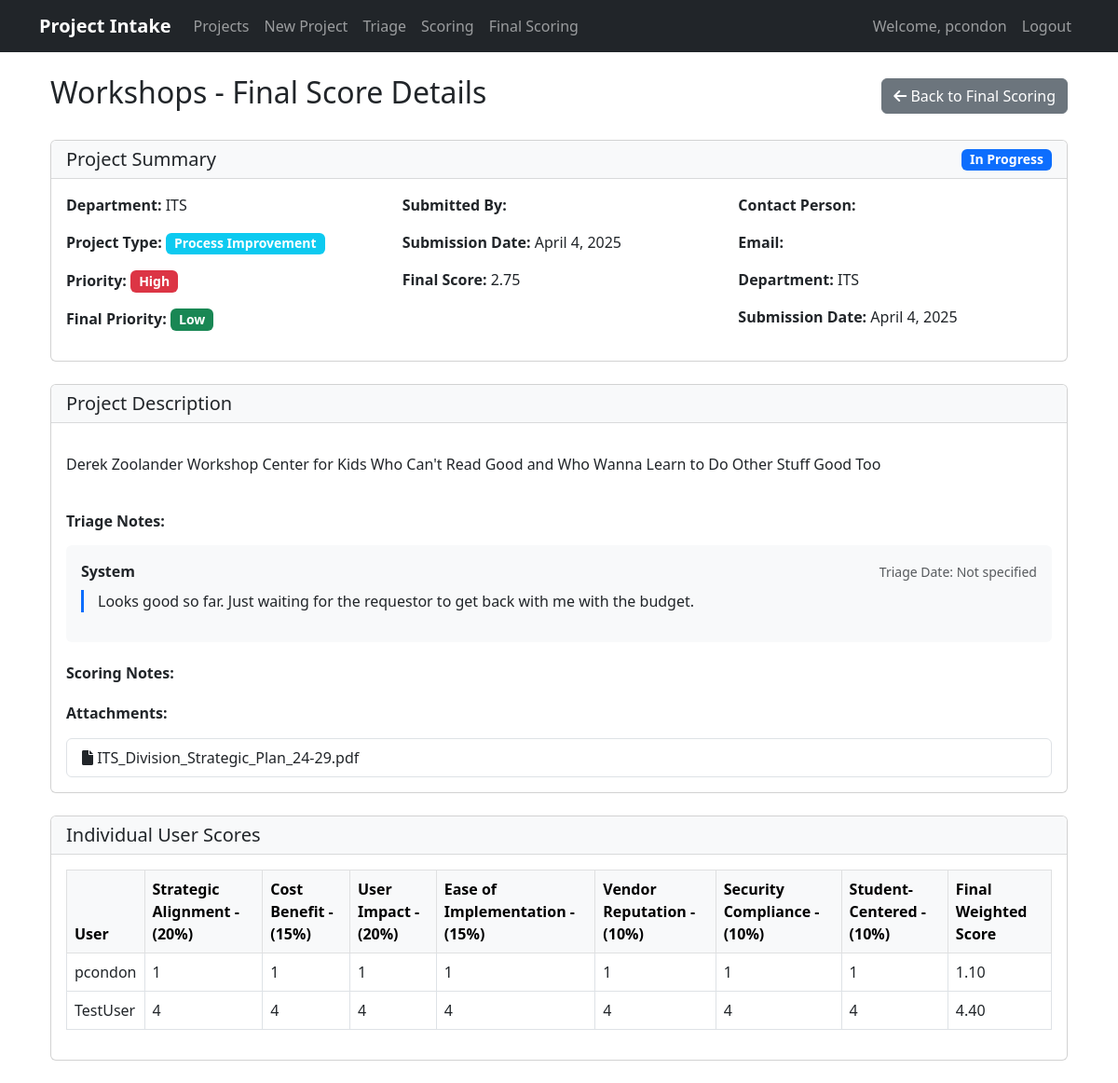
/7/final-score-details/ (signed in), run on an earlier commit of the app's database.
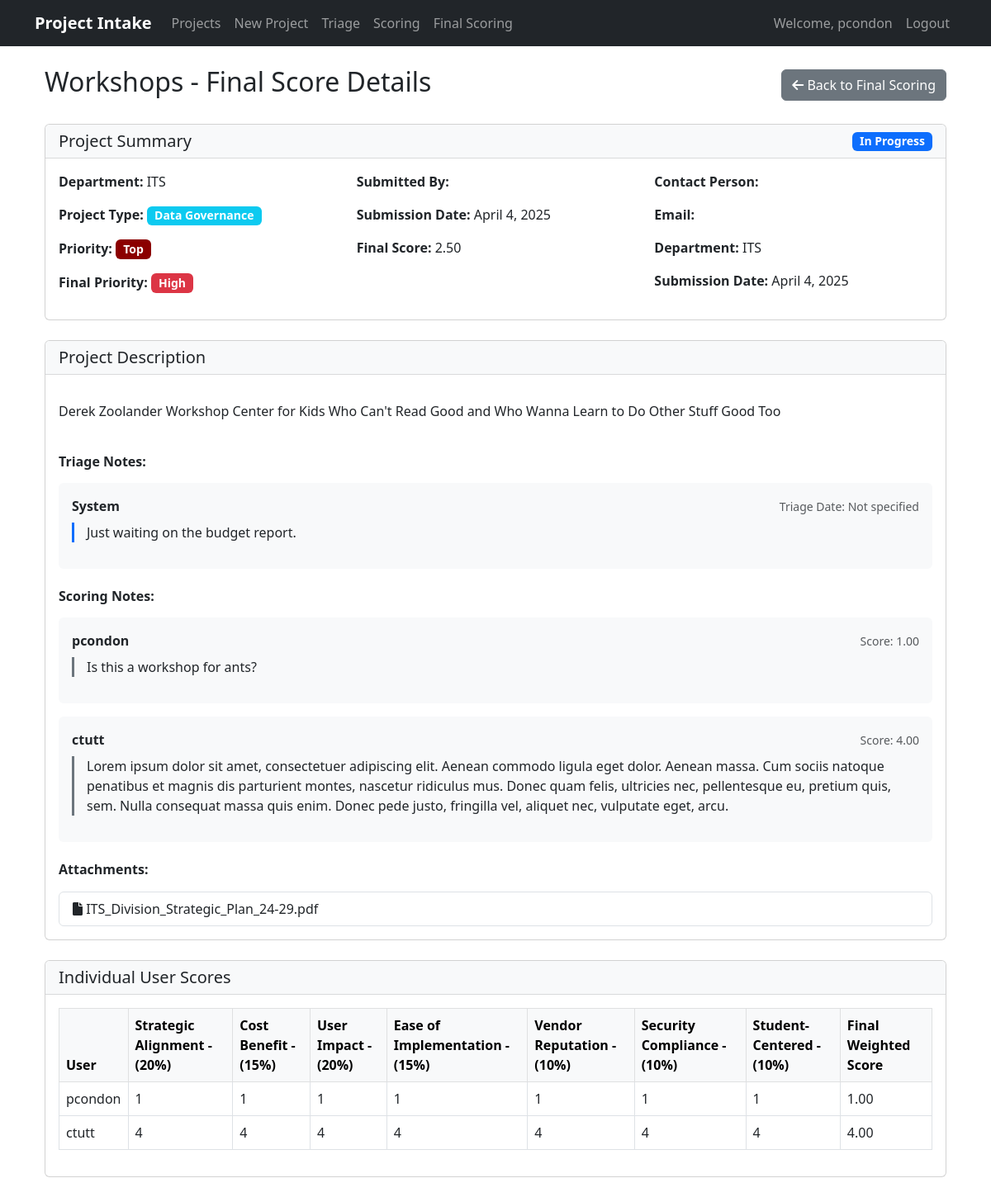
And on a later commit of the database.
### projects/models.py (models this page shows, shortened)
class Project(models.Model):
    STATUS_CHOICES = [
        ('pending', 'Pending Review'),
        ('approved', 'Approved'),
        ('rejected', 'Rejected'),
        ('in_progress', 'In Progress'),
        ('completed', 'Completed'),
    ]
    PRIORITY_CHOICES = [
        ('Low', 'Low'),
        ('Normal', 'Normal'),
        ('High', 'High'),
        ('Top', 'Top'),
    ]
    FINAL_PRIORITY_CHOICES = [
        (1, 'Low'),
        (2, 'Medium'),
        (3, 'High'),
    ]
    PROJECT_TYPE_CHOICES = [
        ('not_yet_decided', 'Not Yet Decided'),
        ('process_improvement', 'Process Improvement'),
        ('it_governance', 'IT Governance'),
        ('erp_governance', 'ERP Governance'),
        ('data_governance', 'Data Governance'),
    ]
    title = models.CharField(max_length=200)
    description = models.TextField()
    project_type = models.CharField(max_length=20, choices=PROJECT_TYPE_CHOICES, default='not_yet_decided', help_text="Type of project submission")
    submitted_by = models.ForeignKey(User, on_delete=models.CASCADE, null=True, blank=True)
    submission_date = models.DateTimeField(default=timezone.now)
    status = models.CharField(max_length=20, choices=STATUS_CHOICES, default='pending', null=True, blank=True)
    budget = models.DecimalField(max_digits=10, decimal_places=2, null=True, blank=True)
    start_date = models.DateField(null=True, blank=True)
    end_date = models.DateField(null=True, blank=True)
    department = models.CharField(max_length=100, null=True, blank=True)
    contact_person = models.CharField(max_length=100, null=True, blank=True)
    contact_email = models.EmailField(null=True, blank=True)
    contact_phone = models.CharField(max_length=20, null=True, blank=True)
    triage_notes = models.TextField(blank=True, null=True)
    priority = models.CharField(max_length=10, choices=PRIORITY_CHOICES, default='Normal')
    scoring_notes = models.TextField(blank=True, null=True, help_text="Notes related to project scoring or evaluation")
    final_priority = models.IntegerField(null=True, blank=True, help_text="Project ranking (lower number = higher priority)")
    final_score = models.FloatField(null=True, blank=True, help_text="Final score")
    strategic_alignment = models.IntegerField(null=True, blank=True, help_text="Strategic alignment score (1-5)")
    cost_benefit = models.IntegerField(null=True, blank=True, help_text="Cost benefit score (1-5)")
    user_impact = models.IntegerField(null=True, blank=True, help_text="User impact and adoption score (1-5)")
    ease_of_implementation = models.IntegerField(null=True, blank=True, help_text="Ease of implementation score (1-5)")
    vendor_reputation_support = models.IntegerField(null=True, blank=True, help_text="Vendor reputation and support score (1-5)")
    security_compliance = models.IntegerField(null=True, blank=True, help_text="Security and compliance score (1-5)")
    student_centered = models.IntegerField(null=True, blank=True, help_text="Student-centered score (1-5)")
    class Meta:
        ordering = ['-submission_date']
        db_table = 'project_requests'

class ProjectFile(models.Model):
    project = models.ForeignKey(Project, on_delete=models.CASCADE, related_name='files')
    file = models.FileField(upload_to='project_files/')
    uploaded_at = models.DateTimeField(auto_now_add=True)
    class Meta:
        ordering = ['-uploaded_at']

class ProjectScore(models.Model):
    project = models.ForeignKey(Project, on_delete=models.CASCADE, related_name='scores')
    scored_by = models.ForeignKey('auth.User', on_delete=models.CASCADE)
    strategic_alignment = models.IntegerField(null=True, blank=True, help_text="Strategic alignment score (1-5)")
    cost_benefit = models.IntegerField(null=True, blank=True, help_text="Cost benefit score (1-5)")
    user_impact = models.IntegerField(null=True, blank=True, help_text="User impact and adoption score (1-5)")
    ease_of_implementation = models.IntegerField(null=True, blank=True, help_text="Ease of implementation score (1-5)")
    vendor_reputation_support = models.IntegerField(null=True, blank=True, help_text="Vendor reputation and support score (1-5)")
    security_compliance = models.IntegerField(null=True, blank=True, help_text="Security and compliance score (1-5)")
    student_centered = models.IntegerField(null=True, blank=True, help_text="Student-centered score (1-5)")
    scoring_notes = models.TextField(blank=True, null=True)
    final_score = models.FloatField(null=True, blank=True, help_text="Calculated final score for this user")
    created_at = models.DateTimeField(auto_now_add=True)
    updated_at = models.DateTimeField(auto_now=True)
    class Meta:
        unique_together = ['project', 'scored_by']
        ordering = ['-created_at']

### projects/views.py (the view)
# urls.py: path('<int:pk>/final-score-details/', views.project_final_scoring_details, name='project_final_scoring_details'),
@login_required
@user_passes_test(lambda u: u.is_staff)
def project_final_scoring_details(request, pk):
    project = get_object_or_404(Project, pk=pk)
    scores = project.scores.all().order_by('-created_at')
    return render(request, 'projects/project_final_scoring_details.html', {
        'project': project,
        'scores': scores
    })

### projects/templates/projects/project_final_scoring_details.html (shortened to what the changed rows need)
{% extends "base.html" %}
{% load static %}
{% load project_tags %}
{% block content %}
<div class="container mt-4">
    <div class="d-flex justify-content-between align-items-center mb-4">
        <h2>{{ project.title }} - Final Score Details</h2>
        <div>
            <a href="{% url 'projects:project_final_scoring_list' %}" class="btn btn-secondary">
            </a>
        </div>
    </div>
    <div class="row">
        <div class="col-md-12">
            <div class="card mb-4">
                <div class="card-header d-flex justify-content-between align-items-center">
                    <h5 class="mb-0">Project Summary</h5>
                    <span class="badge {% if project.status == 'approved' %}bg-success
                                     {% elif project.status == 'rejected' %}bg-danger
                                     {% elif project.status == 'in_progress' %}bg-primary
                                     {% elif project.status == 'completed' %}bg-secondary
                                     {% else %}bg-warning{% endif %}">
                        {{ project.get_status_display }}
                    </span>
                </div>
                <div class="card-body">
                    <div class="row">
                        <div class="col-md-4">
                            <p><strong>Department:</strong> {{ project.department|default:"Not specified" }}</p>
                            <p><strong>Project Type:</strong>
                                <span class="badge bg-info">
                                    {{ project.get_project_type_display }}
                                </span>
                            </p>
                            <p><strong>Priority:</strong>
                                <span class="badge {% if project.priority == 'Top' %}bg-dark-red
                                                 {% elif project.priority == 'High' %}bg-danger
                                                 {% elif project.priority == 'Normal' %}bg-warning
                                                 {% else %}bg-success{% endif %}">
                                    {{ project.priority }}
                                </span>
                            </p>
                            <p><strong>Final Priority:</strong>
                                <span class="badge {% if project.final_priority == 3 %}bg-danger
                                                 {% elif project.final_priority == 2 %}bg-warning
                                                 {% else %}bg-success{% endif %}">
                                    {% if project.final_priority == 3 %}High
                                    {% elif project.final_priority == 2 %}Medium
                                    {% elif project.final_priority == 1 %}Low
                                    {% else %}Not Set{% endif %}
                                </span>
                            </p>
                        </div>
                        <div class="col-md-4">
                            <p><strong>Submitted By:</strong> {{ project.submitted_by.username }}</p>
                            <p><strong>Submission Date:</strong> {{ project.submission_date|date:"F j, Y" }}</p>
                            <p><strong>Final Score:</strong> {{ project.final_score|floatformat:2|default:"Not scored" }}</p>
                        </div>
                        <div class="col-md-4">
                            <p><strong>Contact Person:</strong>
                            </p>
                            <p><strong>Email:</strong> <a href="mailto:{{ project.submitted_by.email }}">{{ project.submitted_by.email }}</a></p>
                            <p><strong>Department:</strong> {{ project.department|default:"Not specified" }}</p>
                            <p><strong>Submission Date:</strong> {{ project.submission_date|date:"F j, Y" }}</p>
                        </div>
                    </div>
                </div>
            </div>
        </div>
    </div>
    <div class="card mb-4">
        <div class="card-body">
            <div class="row">
                <div class="col-md-12">
                    <p>{{ project.description|linebreaks }}</p>
                </div>
            </div>
            {% if project.triage_notes %}
            <div class="mt-4">
                <h6 class="mb-3"><strong>Triage Notes:</strong></h6>
                <div class="p-3 rounded bg-light">
                    <div class="d-flex justify-content-between align-items-center mb-2">
                        <strong>{{ project.triaged_by.username|default:"System" }}</strong>
                        <small class="text-muted">Triage Date: {{ project.triage_date|date:"F j, Y"|default:"Not specified" }}</small>
                    </div>
                    <div class="triage-notes-content">
                        {{ project.triage_notes|linebreaks }}
                    </div>
                </div>
            </div>
            {% endif %}
            {% if scores %}
            <div class="mt-4">
                {% for score in scores %}
                    {% if score.scoring_notes %}
                    <div class="p-3 rounded bg-light mb-3">
                        <div class="d-flex justify-content-between align-items-center mb-2">
                            <strong>{{ score.scored_by.username }}</strong>
                            <small class="text-muted">Score: {{ score.final_score|floatformat:2 }}</small>
                        </div>
                        <div class="scoring-notes-content">
                            {{ score.scoring_notes|linebreaks }}
                        </div>
                    </div>
                    {% endif %}
                {% endfor %}
            </div>
            {% endif %}
            {% if project.files.all %}
            <div class="mt-4">
                <div class="list-group">
                    {% for file in project.files.all %}
                    <a href="{{ file.file.url }}" class="list-group-item list-group-item-action" target="_blank">
                        <i class="fas fa-file"></i> {{ file.file.name|cut:"project_files/" }}
                    </a>
                    {% endfor %}
                </div>
            </div>
            {% endif %}
        </div>
    </div>
    <div class="card mb-4">
        <div class="card-body">
            {% if scores %}
                <div class="table-responsive">
                    <table class="table table-bordered table-hover">
                        <thead class="table-light">
                            <tr>
                                <th>User</th>
                                <th>Strategic Alignment - (20%)</th>
                                <th>Cost Benefit - (15%)</th>
                                <th>User Impact - (20%)</th>
                                <th>Ease of Implementation - (15%)</th>
                                <th>Vendor Reputation - (10%)</th>
                                <th>Security Compliance - (10%)</th>
                                <th>Student-Centered - (10%)</th>
                                <th>Final Weighted Score</th>
                            </tr>
                        </thead>
                        <tbody>
                            {% for score in scores %}
                            <tr>
                                <td>{{ score.scored_by.username }}</td>
                                <td>{{ score.strategic_alignment|default:"-" }}</td>
                                <td>{{ score.cost_benefit|default:"-" }}</td>
                                <td>{{ score.user_impact|default:"-" }}</td>
                                <td>{{ score.ease_of_implementation|default:"-" }}</td>
                                <td>{{ score.vendor_reputation_support|default:"-" }}</td>
                                <td>{{ score.security_compliance|default:"-" }}</td>
                                <td>{{ score.student_centered|default:"-" }}</td>
                                <td>{{ score.final_score|floatformat:2|default:"-" }}</td>
                            </tr>
                            {% endfor %}
                        </tbody>
                    </table>
                </div>
            {% else %}
                <p class="text-muted">No individual scores have been submitted yet.</p>
            {% endif %}
        </div>
    </div>
</div>
{% endblock %}

What changed in the data, as far as the page shows it:
changed Project "Workshops": project_type "Process Improvement" → "Data Governance"; priority "High" → "Top"; final_priority 1 → 3 (drawn); final_score "2.75" → "2.50"; triage_notes "Looks good so far. Just waiting for the requestor to get back with me with the budget." → "Just waiting on the budget report."
now on one of the page's lists (row edited): ProjectScore: scored_by.username "pcondon", final_score "1.00", scoring_notes "Is this a workshop for ants?"
changed ProjectScore "pcondon": final_score "1.10" → "1.00"
now on one of the page's lists (row edited): ProjectScore: scored_by.username "ctutt", final_score "4.00", scoring_notes "Lorem ipsum dolor sit amet, consectetuer adipiscing elit. Aenean commodo ligula eget dolor. Aenean massa. Cum sociis natoque penatibus et magnis dis parturient montes, nascetur ridiculus mus. Donec quam felis, ultricies nec, pellentesque eu, pretium quis, sem. Nulla consequat massa quis enim. Donec pede justo, fringilla vel, aliquet nec, vulputate eget, arcu."
changed ProjectScore: scored_by.username "TestUser" → "ctutt"; final_score "4.40" → "4.00"
Also different on the page:
text no longer shown: "Low"
text now shown: "High"
